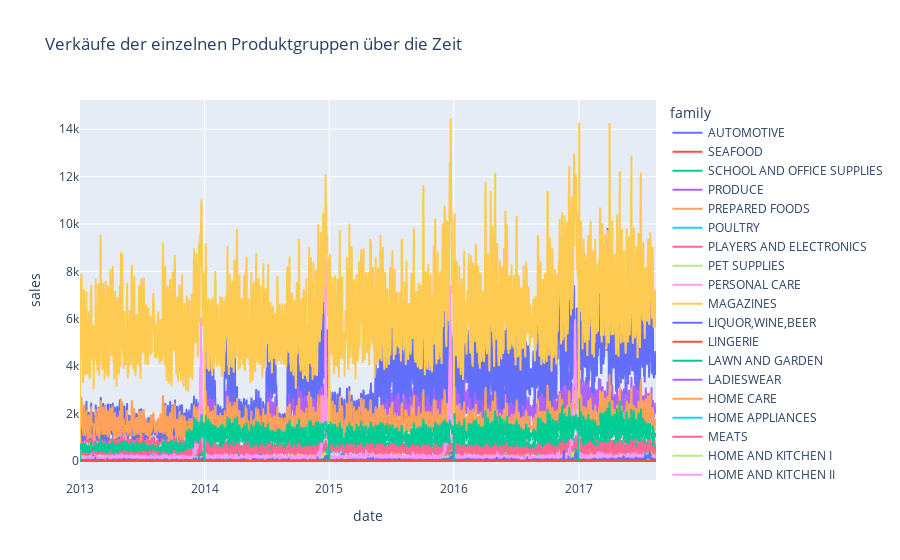

Source (notebook cell):
### Code cell
df.sort_values("date", inplace=True)
fig = px.line(df, x="date", y="sales", title="Verkäufe der einzelnen Produktgruppen über die Zeit", color="family")
fig.update_layout(hovermode="x")
fig.show()

### Figure 1 — Plotly figure (JSON) as saved in the notebook; plotly's stock layout.template omitted (floating-point values rounded to 4 significant figures; data arrays with more than 128 entries replaced by an {"elided": "..."} marker saying what was removed)
{"data": [{"hovertemplate": "family=AUTOMOTIVE<br>date=%{x}<br>sales=%{y}<extra></extra>", "legendgroup": "AUTOMOTIVE", "line": {"color": "#636efa", "dash": "solid"}, "marker": {"symbol": "circle"}, "mode": "lines", "name": "AUTOMOTIVE", "showlegend": true, "type": "scattergl", "x": {"elided": "1684 str values"}, "xaxis": "x", "y": {"elided": "1684 int values"}, "yaxis": "y"}, {"hovertemplate": "family=SEAFOOD<br>date=%{x}<br>sales=%{y}<extra></extra>", "legendgroup": "SEAFOOD", "line": {"color": "#EF553B", "dash": "solid"}, "marker": {"symbol": "circle"}, "mode": "lines", "name": "SEAFOOD", "showlegend": true, "type": "scattergl", "x": {"elided": "1684 str values"}, "xaxis": "x", "y": {"elided": "1684 float values"}, "yaxis": "y"}, {"hovertemplate": "family=SCHOOL AND OFFICE SUPPLIES<br>date=%{x}<br>sales=%{y}<extra></extra>", "legendgroup": "SCHOOL AND OFFICE SUPPLIES", "line": {"color": "#00cc96", "dash": "solid"}, "marker": {"symbol": "circle"}, "mode": "lines", "name": "SCHOOL AND OFFICE SUPPLIES", "showlegend": true, "type": "scattergl", "x": {"elided": "1684 str values"}, "xaxis": "x", "y": {"elided": "1684 int values"}, "yaxis": "y"}, {"hovertemplate": "family=PRODUCE<br>date=%{x}<br>sales=%{y}<extra></extra>", "legendgroup": "PRODUCE", "line": {"color": "#ab63fa", "dash": "solid"}, "marker": {"symbol": "circle"}, "mode": "lines", "name": "PRODUCE", "showlegend": true, "type": "scattergl", "x": {"elided": "1684 str values"}, "xaxis": "x", "y": {"elided": "1684 float values"}, "yaxis": "y"}, {"hovertemplate": "family=PREPARED FOODS<br>date=%{x}<br>sales=%{y}<extra></extra>", "legendgroup": "PREPARED FOODS", "line": {"color": "#FFA15A", "dash": "solid"}, "marker": {"symbol": "circle"}, "mode": "lines", "name": "PREPARED FOODS", "showlegend": true, "type": "scattergl", "x": {"elided": "1684 str values"}, "xaxis": "x", "y": {"elided": "1684 float values"}, "yaxis": "y"}, {"hovertemplate": "family=POULTRY<br>date=%{x}<br>sales=%{y}<extra></extra>", "legendgroup": "POULTRY", "line": {"color": "#19d3f3", "dash": "solid"}, "marker": {"symbol": "circle"}, "mode": "lines", "name": "POULTRY", "showlegend": true, "type": "scattergl", "x": {"elided": "1684 str values"}, "xaxis": "x", "y": {"elided": "1684 float values"}, "yaxis": "y"}, {"hovertemplate": "family=PLAYERS AND ELECTRONICS<br>date=%{x}<br>sales=%{y}<extra></extra>", "legendgroup": "PLAYERS AND ELECTRONICS", "line": {"color": "#FF6692", "dash": "solid"}, "marker": {"symbol": "circle"}, "mode": "lines", "name": "PLAYERS AND ELECTRONICS", "showlegend": true, "type": "scattergl", "x": {"elided": "1684 str values"}, "xaxis": "x", "y": {"elided": "1684 int values"}, "yaxis": "y"}, {"hovertemplate": "family=PET SUPPLIES<br>date=%{x}<br>sales=%{y}<extra></extra>", "legendgroup": "PET SUPPLIES", "line": {"color": "#B6E880", "dash": "solid"}, "marker": {"symbol": "circle"}, "mode": "lines", "name": "PET SUPPLIES", "showlegend": true, "type": "scattergl", "x": {"elided": "1684 str values"}, "xaxis": "x", "y": {"elided": "1684 int values"}, "yaxis": "y"}, {"hovertemplate": "family=PERSONAL CARE<br>date=%{x}<br>sales=%{y}<extra></extra>", "legendgroup": "PERSONAL CARE", "line": {"color": "#FF97FF", "dash": "solid"}, "marker": {"symbol": "circle"}, "mode": "lines", "name": "PERSONAL CARE", "showlegend": true, "type": "scattergl", "x": {"elided": "1684 str values"}, "xaxis": "x", "y": {"elided": "1684 int values"}, "yaxis": "y"}, {"hovertemplate": "family=MAGAZINES<br>date=%{x}<br>sales=%{y}<extra></extra>", "legendgroup": "MAGAZINES", "line": {"color": "#FECB52", "dash": "solid"}, "marker": {"symbol": "circle"}, "mode": "lines", "name": "MAGAZINES", "showlegend": true, "type": "scattergl", "x": {"elided": "1684 str values"}, "xaxis": "x", "y": {"elided": "1684 int values"}, "yaxis": "y"}, {"hovertemplate": "family=LIQUOR,WINE,BEER<br>date=%{x}<br>sales=%{y}<extra></extra>", "legendgroup": "LIQUOR,WINE,BEER", "line": {"color": "#636efa", "dash": "solid"}, "marker": {"symbol": "circle"}, "mode": "lines", "name": "LIQUOR,WINE,BEER", "showlegend": true, "type": "scattergl", "x": {"elided": "1684 str values"}, "xaxis": "x", "y": {"elided": "1684 int values"}, "yaxis": "y"}, {"hovertemplate": "family=LINGERIE<br>date=%{x}<br>sales=%{y}<extra></extra>", "legendgroup": "LINGERIE", "line": {"color": "#EF553B", "dash": "solid"}, "marker": {"symbol": "circle"}, "mode": "lines", "name": "LINGERIE", "showlegend": true, "type": "scattergl", "x": {"elided": "1684 str values"}, "xaxis": "x", "y": {"elided": "1684 int values"}, "yaxis": "y"}, {"hovertemplate": "family=LAWN AND GARDEN<br>date=%{x}<br>sales=%{y}<extra></extra>", "legendgroup": "LAWN AND GARDEN", "line": {"color": "#00cc96", "dash": "solid"}, "marker": {"symbol": "circle"}, "mode": "lines", "name": "LAWN AND GARDEN", "showlegend": true, "type": "scattergl", "x": {"elided": "1684 str values"}, "xaxis": "x", "y": {"elided": "1684 int values"}, "yaxis": "y"}, {"hovertemplate": "family=LADIESWEAR<br>date=%{x}<br>sales=%{y}<extra></extra>", "legendgroup": "LADIESWEAR", "line": {"color": "#ab63fa", "dash": "solid"}, "marker": {"symbol": "circle"}, "mode": "lines", "name": "LADIESWEAR", "showlegend": true, "type": "scattergl", "x": {"elided": "1684 str values"}, "xaxis": "x", "y": {"elided": "1684 int values"}, "yaxis": "y"}, {"hovertemplate": "family=HOME CARE<br>date=%{x}<br>sales=%{y}<extra></extra>", "legendgroup": "HOME CARE", "line": {"color": "#FFA15A", "dash": "solid"}, "marker": {"symbol": "circle"}, "mode": "lines", "name": "HOME CARE", "showlegend": true, "type": "scattergl", "x": {"elided": "1684 str values"}, "xaxis": "x", "y": {"elided": "1684 int values"}, "yaxis": "y"}, {"hovertemplate": "family=HOME APPLIANCES<br>date=%{x}<br>sales=%{y}<extra></extra>", "legendgroup": "HOME APPLIANCES", "line": {"color": "#19d3f3", "dash": "solid"}, "marker": {"symbol": "circle"}, "mode": "lines", "name": "HOME APPLIANCES", "showlegend": true, "type": "scattergl", "x": {"elided": "1684 str values"}, "xaxis": "x", "y": {"elided": "1684 int values"}, "yaxis": "y"}, {"hovertemplate": "family=MEATS<br>date=%{x}<br>sales=%{y}<extra></extra>", "legendgroup": "MEATS", "line": {"color": "#FF6692", "dash": "solid"}, "marker": {"symbol": "circle"}, "mode": "lines", "name": "MEATS", "showlegend": true, "type": "scattergl", "x": {"elided": "1684 str values"}, "xaxis": "x", "y": {"elided": "1684 float values"}, "yaxis": "y"}, {"hovertemplate": "family=HOME AND KITCHEN I<br>date=%{x}<br>sales=%{y}<extra></extra>", "legendgroup": "HOME AND KITCHEN I", "line": {"color": "#B6E880", "dash": "solid"}, "marker": {"symbol": "circle"}, "mode": "lines", "name": "HOME AND KITCHEN I", "showlegend": true, "type": "scattergl", "x": {"elided": "1684 str values"}, "xaxis": "x", "y": {"elided": "1684 int values"}, "yaxis": "y"}, {"hovertemplate": "family=HOME AND KITCHEN II<br>date=%{x}<br>sales=%{y}<extra></extra>", "legendgroup": "HOME AND KITCHEN II", "line": {"color": "#FF97FF", "dash": "solid"}, "marker": {"symbol": "circle"}, "mode": "lines", "name": "HOME AND KITCHEN II", "showlegend": true, "type": "scattergl", "x": {"elided": "1684 str values"}, "xaxis": "x", "y": {"elided": "1684 int values"}, "yaxis": "y"}, {"hovertemplate": "family=BEAUTY<br>date=%{x}<br>sales=%{y}<extra></extra>", "legendgroup": "BEAUTY", "line": {"color": "#FECB52", "dash": "solid"}, "marker": {"symbol": "circle"}, "mode": "lines", "name": "BEAUTY", "showlegend": true, "type": "scattergl", "x": {"elided": "1684 str values"}, "xaxis": "x", "y": {"elided": "1684 int values"}, "yaxis": "y"}, {"hovertemplate": "family=BEVERAGES<br>date=%{x}<br>sales=%{y}<extra></extra>", "legendgroup": "BEVERAGES", "line": {"color": "#636efa", "dash": "solid"}, "marker": {"symbol": "circle"}, "mode": "lines", "name": "BEVERAGES", "showlegend": true, "type": "scattergl", "x": {"elided": "1684 str values"}, "xaxis": "x", "y": {"elided": "1684 int values"}, "yaxis": "y"}, {"hovertemplate": "family=BOOKS<br>date=%{x}<br>sales=%{y}<extra></extra>", "legendgroup": "BOOKS", "line": {"color": "#EF553B", "dash": "solid"}, "marker": {"symbol": "circle"}, "mode": "lines", "name": "BOOKS", "showlegend": true, "type": "scattergl", "x": {"elided": "1684 str values"}, "xaxis": "x", "y": {"elided": "1684 int values"}, "yaxis": "y"}, {"hovertemplate": "family=BREAD/BAKERY<br>date=%{x}<br>sales=%{y}<extra></extra>", "legendgroup": "BREAD/BAKERY", "line": {"color": "#00cc96", "dash": "solid"}, "marker": {"symbol": "circle"}, "mode": "lines", "name": "BREAD/BAKERY", "showlegend": true, "type": "scattergl", "x": {"elided": "1684 str values"}, "xaxis": "x", "y": {"elided": "1684 float values"}, "yaxis": "y"}, {"hovertemplate": "family=CELEBRATION<br>date=%{x}<br>sales=%{y}<extra></extra>", "legendgroup": "CELEBRATION", "line": {"color": "#ab63fa", "dash": "solid"}, "marker": {"symbol": "circle"}, "mode": "lines", "name": "CELEBRATION", "showlegend": true, "type": "scattergl", "x": {"elided": "1684 str values"}, "xaxis": "x", "y": {"elided": "1684 int values"}, "yaxis": "y"}, {"hovertemplate": "family=CLEANING<br>date=%{x}<br>sales=%{y}<extra></extra>", "legendgroup": "CLEANING", "line": {"color": "#FFA15A", "dash": "solid"}, "marker": {"symbol": "circle"}, "mode": "lines", "name": "CLEANING", "showlegend": true, "type": "scattergl", "x": {"elided": "1684 str values"}, "xaxis": "x", "y": {"elided": "1684 int values"}, "yaxis": "y"}, {"hovertemplate": "family=BABY CARE<br>date=%{x}<br>sales=%{y}<extra></extra>", "legendgroup": "BABY CARE", "line": {"color": "#19d3f3", "dash": "solid"}, "marker": {"symbol": "circle"}, "mode": "lines", "name": "BABY CARE", "showlegend": true, "type": "scattergl", "x": {"elided": "1684 str values"}, "xaxis": "x", "y": {"elided": "1684 int values"}, "yaxis": "y"}, {"hovertemplate": "family=DELI<br>date=%{x}<br>sales=%{y}<extra></extra>", "legendgroup": "DELI", "line": {"color": "#FF6692", "dash": "solid"}, "marker": {"symbol": "circle"}, "mode": "lines", "name": "DELI", "showlegend": true, "type": "scattergl", "x": {"elided": "1684 str values"}, "xaxis": "x", "y": {"elided": "1684 float values"}, "yaxis": "y"}, {"hovertemplate": "family=EGGS<br>date=%{x}<br>sales=%{y}<extra></extra>", "legendgroup": "EGGS", "line": {"color": "#B6E880", "dash": "solid"}, "marker": {"symbol": "circle"}, "mode": "lines", "name": "EGGS", "showlegend": true, "type": "scattergl", "x": {"elided": "1684 str values"}, "xaxis": "x", "y": {"elided": "1684 int values"}, "yaxis": "y"}, {"hovertemplate": "family=FROZEN FOODS<br>date=%{x}<br>sales=%{y}<extra></extra>", "legendgroup": "FROZEN FOODS", "line": {"color": "#FF97FF", "dash": "solid"}, "marker": {"symbol": "circle"}, "mode": "lines", "name": "FROZEN FOODS", "showlegend": true, "type": "scattergl", "x": {"elided": "1684 str values"}, "xaxis": "x", "y": {"elided": "1684 float values"}, "yaxis": "y"}, {"hovertemplate": "family=GROCERY I<br>date=%{x}<br>sales=%{y}<extra></extra>", "legendgroup": "GROCERY I", "line": {"color": "#FECB52", "dash": "solid"}, "marker": {"symbol": "circle"}, "mode": "lines", "name": "GROCERY I", "showlegend": true, "type": "scattergl", "x": {"elided": "1684 str values"}, "xaxis": "x", "y": {"elided": "1684 float values"}, "yaxis": "y"}, {"hovertemplate": "family=GROCERY II<br>date=%{x}<br>sales=%{y}<extra></extra>", "legendgroup": "GROCERY II", "line": {"color": "#636efa", "dash": "solid"}, "marker": {"symbol": "circle"}, "mode": "lines", "name": "GROCERY II", "showlegend": true, "type": "scattergl", "x": {"elided": "1684 str values"}, "xaxis": "x", "y": {"elided": "1684 int values"}, "yaxis": "y"}, {"hovertemplate": "family=HARDWARE<br>date=%{x}<br>sales=%{y}<extra></extra>", "legendgroup": "HARDWARE", "line": {"color": "#EF553B", "dash": "solid"}, "marker": {"symbol": "circle"}, "mode": "lines", "name": "HARDWARE", "showlegend": true, "type": "scattergl", "x": {"elided": "1684 str values"}, "xaxis": "x", "y": {"elided": "1684 int values"}, "yaxis": "y"}, {"hovertemplate": "family=DAIRY<br>date=%{x}<br>sales=%{y}<extra></extra>", "legendgroup": "DAIRY", "line": {"color": "#00cc96", "dash": "solid"}, "marker": {"symbol": "circle"}, "mode": "lines", "name": "DAIRY", "showlegend": true, "type": "scattergl", "x": {"elided": "1684 str values"}, "xaxis": "x", "y": {"elided": "1684 int values"}, "yaxis": "y"}], "layout": {"hovermode": "x", "legend": {"title": {"text": "family"}, "tracegroupgap": 0}, "title": {"text": "Verkäufe der einzelnen Produktgruppen über die Zeit"}, "xaxis": {"anchor": "y", "domain": [0, 1], "title": {"text": "date"}}, "yaxis": {"anchor": "x", "domain": [0, 1], "title": {"text": "sales"}}}}
